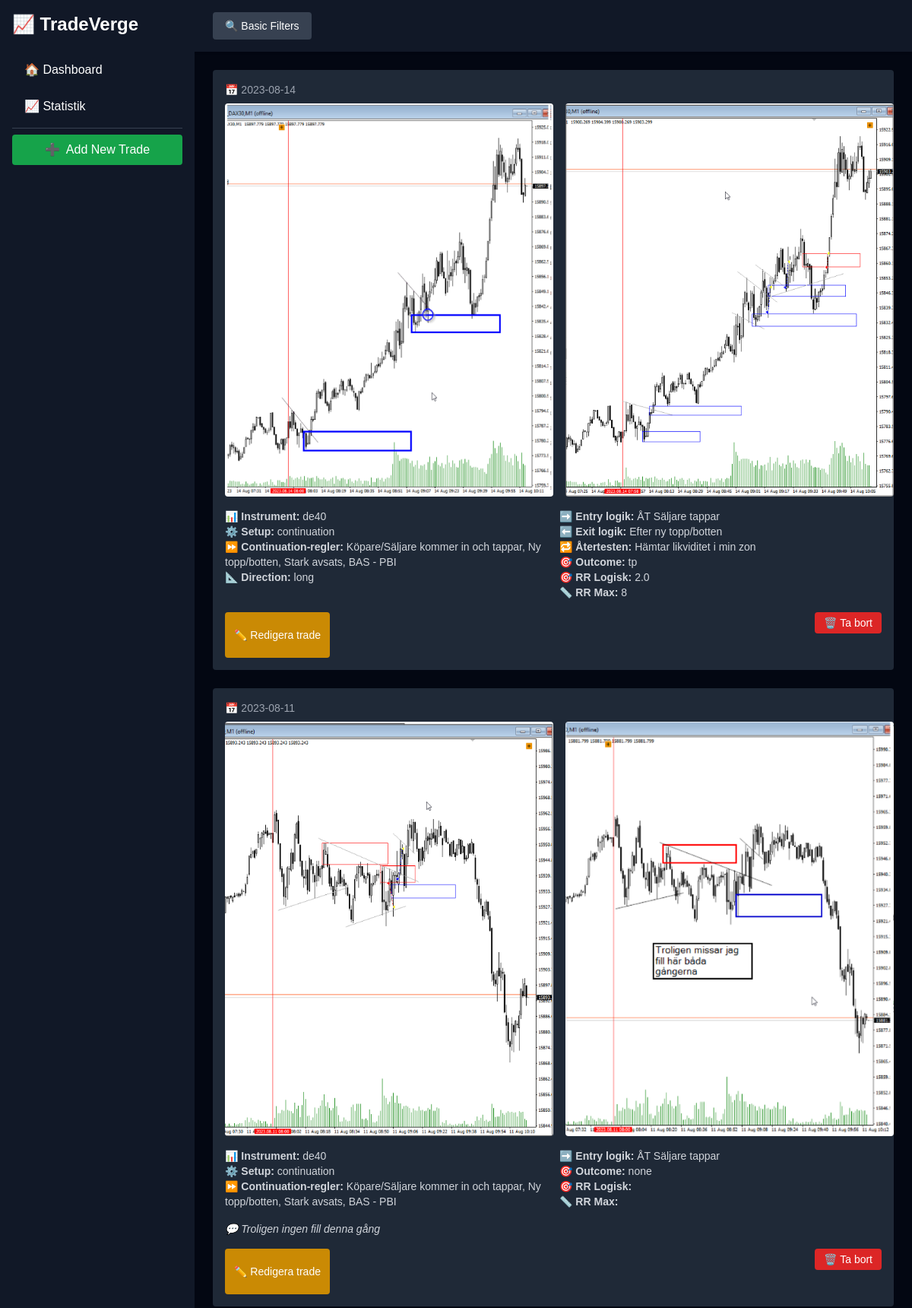
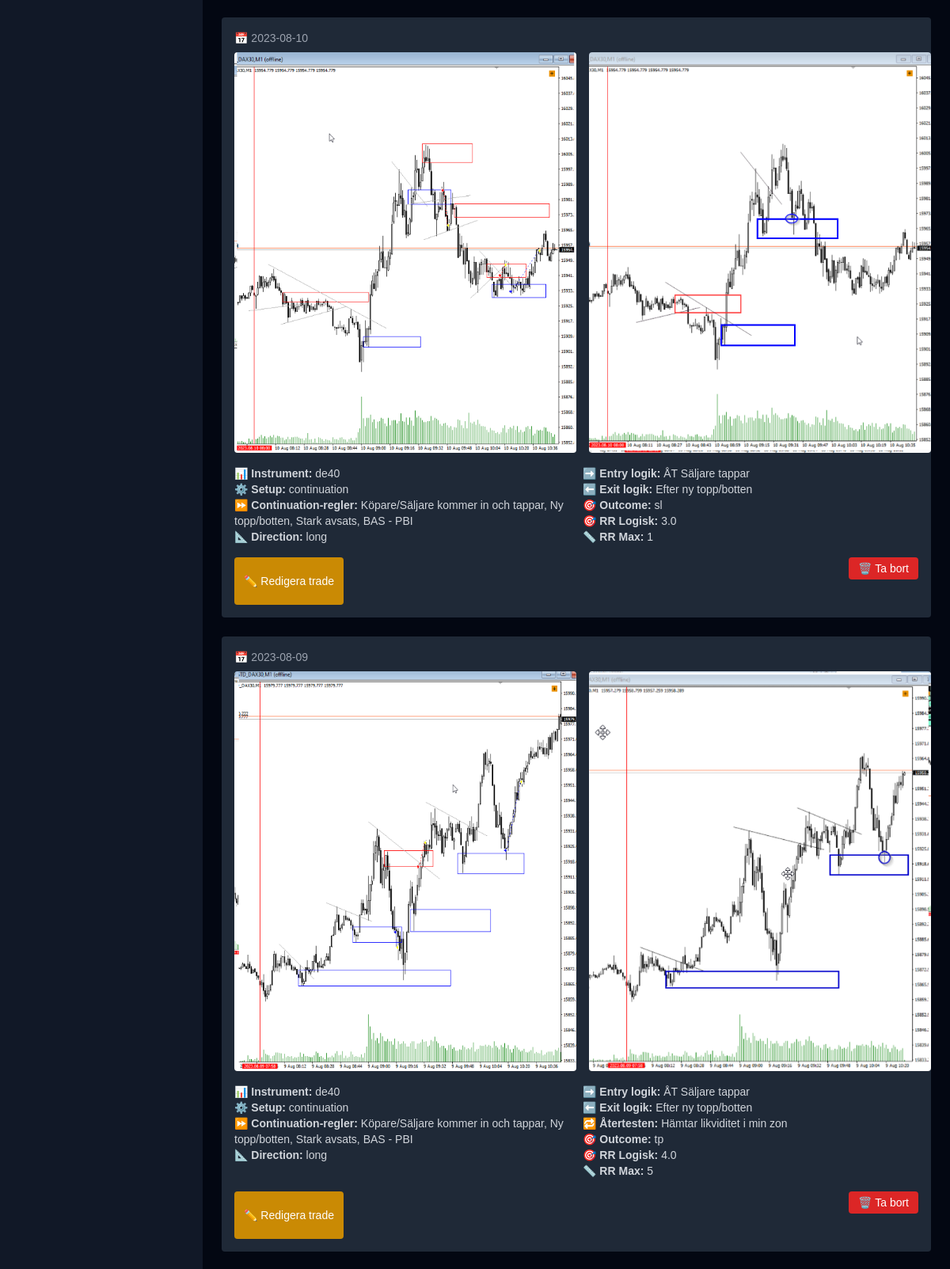
The page / (upper part) on the database its author committed (2 pictures, top to bottom).
### tables this page shows
CREATE TABLE trades (
    id INTEGER PRIMARY KEY AUTOINCREMENT,
    image1 TEXT,
    image2 TEXT
, kommentar TEXT, datum TEXT, instrument TEXT, setup TEXT, regler TEXT, direction TEXT, outcome TEXT, rr_logisk REAL, entry_logic TEXT, exit_logic TEXT, premarket TEXT, obalans TEXT, återtesten TEXT, reversal_rules TEXT, continuation_rules TEXT, rr_max TEXT);

### app.py (the view, shortened to what this page needs)
@app.route('/')
def index():
    filters = request.args.to_dict(flat=False)  # Viktigt: flat=False för att stödja checkboxar
    trades, all_tags = get_all_trades(filters)
    active_filters = {}
    clear_links = {}
    return render_template(
        "index.html",
        trades=trades,
        all_tags=all_tags,
        active_filters=active_filters,
        clear_links=clear_links
    )

### app.py (called while the page is built)
def get_db_connection():
    conn = sqlite3.connect(DB_PATH)
    conn.row_factory = sqlite3.Row
    return conn

### templates/index.html (shortened to what this page needs)
{% extends 'base.html' %}
{% block content %}
  <div id="trades-wrapper">
    {% include 'partials/trade_list.html' %}
  </div>
{% endblock %}

### templates/base.html (shortened to what this page needs)
<!DOCTYPE html>
<html lang="sv">
<head>
    <script src="https://cdn.tailwindcss.com"></script>
    <link rel="stylesheet" href="{{ url_for('static', filename='style.css') }}">
</head>
<body class="bg-gray-950 text-white">
  <div class="flex h-screen overflow-hidden max-w-screen-2xl mx-auto">
    <aside class="w-64 bg-gray-900 p-4 flex flex-col">
        <div class="mb-6">
          <h1 class="text-2xl font-bold text-white">📈 TradeVerge</h1>
        </div>
        <div class="space-y-2">
          <a href="{{ url_for('index', **request.args) }}" class="block py-2 px-4 rounded hover:bg-gray-800 text-white">
            🏠 Dashboard
          </a>
          <a href="{{ url_for('stats', **request.args) }}" class="block py-2 px-4 rounded hover:bg-gray-800 text-white">
            📈 Statistik
          </a>
          <hr class="my-4 border-gray-700">
          <button id="openModalBtn" class="w-full py-2 bg-green-600 hover:bg-green-700 rounded text-white flex items-center justify-center gap-2">
            <span>➕</span> <span>Add New Trade</span>
          </button>
        </div>
    </aside>
    <div class="flex-1 overflow-y-auto">
      {% include 'partials/header.html' %}
      <main class="p-6">
        {% block content %}{% endblock %}
      </main>
    </div>
  </div>
</body>
</html>

### templates/partials/header.html (shortened to what this page needs)
<header class="sticky top-0 z-50 bg-gray-900 shadow px-6 py-4">
  <div class="flex justify-between items-center">
    <button id="toggleFilters" class="bg-gray-700 px-4 py-2 rounded hover:bg-gray-600 text-white text-sm relative">
      🔍 Basic Filters
    </button>
  </div>
</header>

### templates/partials/trade_list.html (shortened to what this page needs)
{% for trade in trades %}
<div id="trade-{{ trade['id'] }}" class="bg-gray-800 p-4 rounded mb-6 max-w-4xl mx-auto">
  {% if trade['datum'] %}
  <p class="text-sm text-gray-400 mb-2">📅 {{ trade['datum'] }}</p>
  {% endif %}
  <div class="flex flex-col md:flex-row gap-4 mb-4">
    <img src="{{ trade['image1'] }}" alt="Bild 1" class="w-full md:w-1/2 max-w-md mx-auto rounded">
    <img src="{{ trade['image2'] }}" alt="Bild 2" class="w-full md:w-1/2 max-w-md mx-auto rounded">
  </div>
  <div class="grid grid-cols-1 md:grid-cols-2 gap-4 text-sm text-gray-300">
    <div>
      {% if trade['instrument'] %}<p><strong>📊 Instrument:</strong> {{ trade['instrument'] }}</p>{% endif %}
      {% if trade['setup'] %}<p><strong>⚙️ Setup:</strong> {{ trade['setup'] }}</p>{% endif %}
      {% if trade['continuation_rules'] %}<p><strong>⏩ Continuation-regler:</strong> {{ trade['continuation_rules'] }}</p>{% endif %}
      {% if trade['direction'] %}<p><strong>📐 Direction:</strong> {{ trade['direction'] }}</p>{% endif %}
    </div>
    <div>
      {% if trade['entry_logic'] %}<p><strong>➡️ Entry logik:</strong> {{ trade['entry_logic'] }}</p>{% endif %}
      {% if trade['exit_logic'] %}<p><strong>⬅️ Exit logik:</strong> {{ trade['exit_logic'] }}</p>{% endif %}
      {% if trade['återtesten'] %}<p><strong>🔁 Återtesten:</strong> {{ trade['återtesten'] }}</p>{% endif %}
      {% if trade['outcome'] %}<p><strong>🎯 Outcome:</strong> {{ trade['outcome'] }}</p>{% endif %}
      {% if trade['rr_logisk'] is not none %}<p><strong>🎯 RR Logisk:</strong> {{ trade['rr_logisk'] }}</p>{% endif %}
      {% if trade['rr_max'] is not none %}<p><strong>📏 RR Max:</strong> {{ trade['rr_max'] }}</p>{% endif %}
    </div>
  </div>
  {% if trade['kommentar'] %}
  <p class="mt-4 text-gray-300 text-sm italic">💬 {{ trade['kommentar'] }}</p>
  {% endif %}
  <div class="mt-4 flex justify-between">
    <button
      type="button"
      class="px-3 py-1 bg-yellow-600 hover:bg-yellow-700 text-white rounded text-sm"
      data-edit-id="{{ trade['id'] }}"
    >
      ✏️ Redigera trade
    </button>
    <form method="POST" action="/delete_trade/{{ trade['id'] }}" onsubmit="return confirm('Vill du verkligen ta bort traden?')">
      <button type="submit" class="px-3 py-1 bg-red-600 hover:bg-red-700 text-white rounded text-sm">
        🗑️ Ta bort
      </button>
    </form>
  </div>
</div>
{% else %}
<p class="text-gray-400">Inga trades matchar dina filter.</p>
{% endfor %}

### static/style.css (style rules this page uses)
body { font-family: sans-serif; background-color: #111; color: #eee; }
h1 { margin-bottom: 2rem; }
form { margin-bottom: 2rem; }
html { scroll-behavior: smooth; }

### rows shown on the page
trades: datum "2023-08-14", image1 (picture), image2 (picture), instrument "de40", setup "continuation", continuation_rules "Köpare/Säljare kommer in och tappar, Ny topp/botten, Stark avsats, BAS - PBI", direction "long", entry_logic "ÅT Säljare tappar", exit_logic "Efter ny topp/botten", återtesten "Hämtar likviditet i min zon", outcome "tp", rr_logisk "2.0", rr_max "8"
trades: datum "2023-08-11", image1 (picture), image2 (picture), instrument "de40", setup "continuation", continuation_rules "Köpare/Säljare kommer in och tappar, Ny topp/botten, Stark avsats, BAS - PBI", entry_logic "ÅT Säljare tappar", outcome "none", kommentar "Troligen ingen fill denna gång"
trades: datum "2023-08-10", image1 (picture), image2 (picture), instrument "de40", setup "continuation", continuation_rules "Köpare/Säljare kommer in och tappar, Ny topp/botten, Stark avsats, BAS - PBI", direction "long", entry_logic "ÅT Säljare tappar", exit_logic "Efter ny topp/botten", outcome "sl", rr_logisk "3.0", rr_max "1"
trades: datum "2023-08-09", image1 (picture), image2 (picture), instrument "de40", setup "continuation", continuation_rules "Köpare/Säljare kommer in och tappar, Ny topp/botten, Stark avsats, BAS - PBI", direction "long", entry_logic "ÅT Säljare tappar", exit_logic "Efter ny topp/botten", återtesten "Hämtar likviditet i min zon", outcome "tp", rr_logisk "4.0", rr_max "5"
